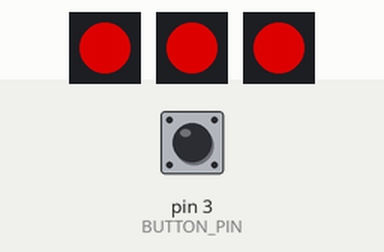
Recording of a sketch running on a simulated Arduino Uno, built with avr-gcc and run on an emulated ATmega328P. Shown: 3 × 1 RGB LEDs in strip order, left to right. The test bench sets the inputs (shaded band); at power-on: pin 3 (BUTTON_PIN) HIGH. Dim RGB values are drawn brighter than linear.

Above: at 1.2 s.
1.3 s: pin 3 (BUTTON_PIN) pulled LOW for 0.15 s
At 2.6 s:
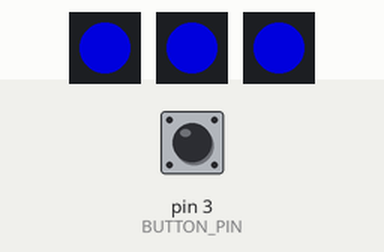
2.9 s: pin 3 (BUTTON_PIN) pulled LOW for 1 s
At 5.1 s:
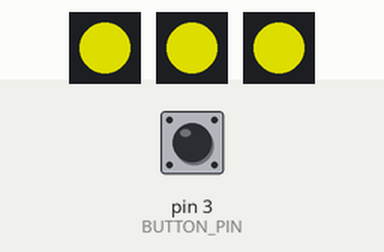
5.4 s: pin 3 (BUTTON_PIN) pulled LOW for 0.15 s
At 6.0 s:
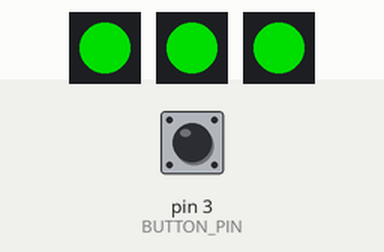
7.0 s: pin 3 (BUTTON_PIN) pulled LOW for 3.2 s
At 11.3 s:
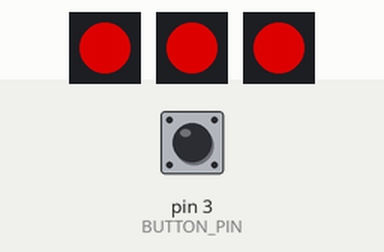
Timing chart, 0 to 12.7 s (numbered marks = the images above; inputs shaded):
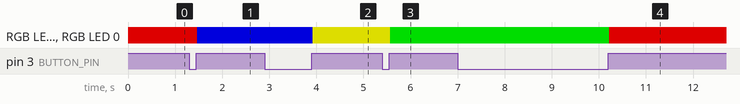

Measured:
- after the input at 1.3 s, RGB LED 0, RGB LED 0, RGB LED 0: RGB(150, 0, 0) → RGB(0, 0, 150) after 0.17 s
- after the input at 2.9 s, RGB LED 0, RGB LED 0, RGB LED 0: RGB(0, 0, 150) → RGB(150, 150, 0) after 1.0 s
- after the input at 5.4 s, RGB LED 0, RGB LED 0, RGB LED 0: RGB(150, 150, 0) → RGB(0, 150, 0) after 0.17 s
- after the input at 7.0 s, RGB LED 0, RGB LED 0, RGB LED 0: RGB(0, 150, 0) → RGB(150, 0, 0) after 3.2 s

The sketch:

pixel-color-button-toggler-debounced.ino
```cpp
#include <Adafruit_NeoPixel.h>
#include <InputDebounce.h>

#define SERIAL_ENABLED false
#define BUTTON_PIN 3
#define BUTTON_DEBOUNCE_DELAY   20

Adafruit_NeoPixel pixels9(1, 9, NEO_GRB + NEO_KHZ800);
Adafruit_NeoPixel pixels10(1, 10, NEO_GRB + NEO_KHZ800);
Adafruit_NeoPixel pixels11(1, 11, NEO_GRB + NEO_KHZ800);

static const int pinLED = LED_BUILTIN;

volatile int button_mode = 0;
static InputDebounce buttonTestA;


void buttonTest_pressedCallback(uint8_t pinIn){
  digitalWrite(pinLED, HIGH); // turn the LED on
#if SERIAL_ENABLED
  Serial.print("HIGH (pin: ");
  Serial.print(pinIn);
  Serial.println(")");
#endif
}

void buttonTest_releasedCallback(uint8_t pinIn){
  digitalWrite(pinLED, LOW); // turn the LED off
#if SERIAL_ENABLED
  Serial.print("LOW (pin: ");
  Serial.print(pinIn);
  Serial.println(")");
#endif
}

void buttonTest_pressedDurationCallback(uint8_t pinIn, unsigned long duration){
#if SERIAL_ENABLED
  Serial.print("HIGH (pin: ");
  Serial.print(pinIn);
  Serial.print(") still pressed, duration ");
  Serial.print(duration);
  Serial.println("ms");
#endif
}

void buttonTest_releasedDurationCallback(uint8_t pinIn, unsigned long duration){
#if SERIAL_ENABLED
  Serial.print("LOW (pin: ");
  Serial.print(pinIn);
  Serial.print("), duration ");
  Serial.print(duration);
  Serial.println("ms");
#endif
  button_mode++;
  if(button_mode > 3){
    button_mode = 0;
  }
}

uint32_t button_mode_to_color(Adafruit_NeoPixel *p){
  if(button_mode==0)
    return p->Color(150, 0, 0);
  if(button_mode==1)
    return p->Color(0, 0, 150);
  if(button_mode==2)
    return p->Color(150, 150, 0);
  return p->Color(0, 150, 0);
}

void setup() {
#if SERIAL_ENABLED
  Serial.begin(115200);
  while (!Serial);
  Serial.println("starting");
#endif

  buttonTestA.registerCallbacks(buttonTest_pressedCallback, buttonTest_releasedCallback, buttonTest_pressedDurationCallback, buttonTest_releasedDurationCallback);
  buttonTestA.setup(BUTTON_PIN, BUTTON_DEBOUNCE_DELAY, InputDebounce::PIM_INT_PULL_UP_RES);

  pixels9.begin();
  pixels10.begin();
  pixels11.begin();
}

void loop() {
  unsigned long now = millis();
  buttonTestA.process(now);

#if SERIAL_ENABLED
  Serial.print("button mode: ");
  Serial.print(button_mode);
  Serial.println("");
#endif

  pixels9.clear();
  pixels10.clear();
  pixels11.clear();

  pixels9.setPixelColor(0, button_mode_to_color(&pixels9));
  pixels10.setPixelColor(0, button_mode_to_color(&pixels10));
  pixels11.setPixelColor(0, button_mode_to_color(&pixels11));


  pixels9.show();
  pixels10.show();
  pixels11.show();

  delay(1);
}
```
